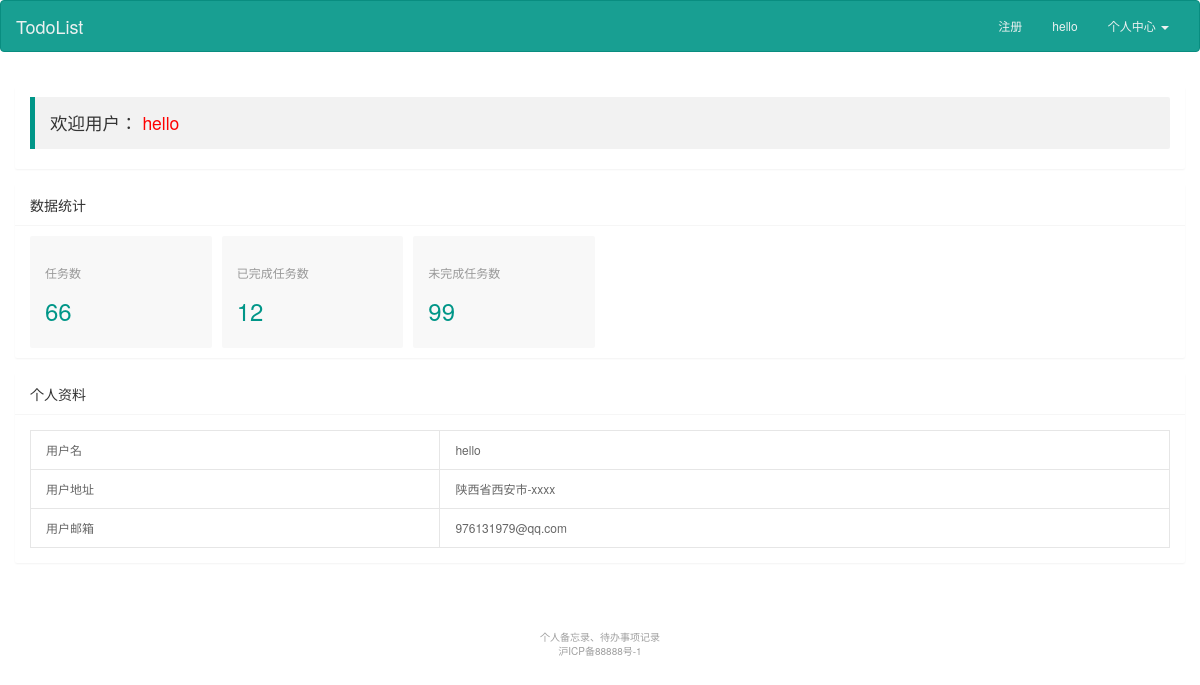
The app's page /user/1 (signed in) with its own data.
### app/models.py (models this page shows, shortened)
class User(UserMixin, db.Model):
    __tablename__ = 'users'  # 自定义数据表的表名
    id = db.Column(db.Integer, primary_key=True, autoincrement=True)
    username = db.Column(db.String(100), unique=True, nullable=False)
    password_hash = db.Column(db.String(200), nullable=True)
    email = db.Column(db.String(50))
    phone = db.Column(db.String(20))
    confirmed = db.Column(db.Boolean, default=False)  # 账户是否已经确认
    name = db.Column(db.String(64))
    location = db.Column(db.String(64))  # 所在地
    about_me = db.Column(db.Text())  # 自我介绍
    create_time = db.Column(db.DateTime, default=datetime.utcnow)
    last_seen = db.Column(db.DateTime(), default=datetime.utcnow)
    role_id = db.Column(db.Integer, db.ForeignKey('roles.id'))
    todos = db.relationship('Todo', backref='user')
    categories = db.relationship('Category', backref='user')
    @property
    def password(self):
        raise AttributeError('password is not a readable attribute')

### app/user/views.py (the view)
@user.route('/user/<id>')
@login_required
def get_user(id):
    user = User.query.filter_by(id=id).first()
    if user is None:
        abort(404)  # 抛出一个404异常
    else:
        return render_template('user/user.html', user=user)

### app/auth/views.py (called while the page is built)
@auth.before_app_request
def before_request():
    if current_user.is_authenticated \
            and not current_user.confirmed \
            and request.endpoint[:5] != 'auth.' \
            and request.endpoint != 'static':
        return redirect(url_for('auth.unconfirmed'))

### app/models.py (called while the page is built)
@login_manager.user_loader
def load_user(user_id):
    return User.query.get(int(user_id))

### app/templates/user/user.html (shortened to what this page needs)
<!DOCTYPE html>
<html class="x-admin-sm">
<head>
    <link rel="stylesheet" href="{{ url_for('static',filename='css/font.css') }}">
    <link rel="stylesheet" href="{{ url_for('static',filename='css/xadmin.css') }}">
    <link href="https://cdn.jsdelivr.net/npm/bootstrap@3.3.7/dist/css/bootstrap.min.css" rel="stylesheet">
    <link href="/static/css/todo.css" rel="stylesheet">
</head>
<body>
<nav class="navbar navbar-default">
    <div class="container-fluid">
        <div class="navbar-header">
            <a class="navbar-brand" href="{{ url_for('auth.index') }}">TodoList</a>
        </div>
        <div class="collapse navbar-collapse" id="bs-example-navbar-collapse-1">
            <ul class="nav navbar-nav navbar-right">
                <li><a href="{{ url_for('auth.register') }}">注册</a></li>
                {% if current_user.is_authenticated %}
                    <li><a href="{{ url_for('todo.list') }}">{{ current_user.username }}</a>
                    </li>
                    <li class="dropdown">
                        <a href="#" class="dropdown-toggle" data-toggle="dropdown" role="button"
                           aria-haspopup="true" aria-expanded="false">个人中心 <span class="caret"></span></a>
                    </li>
                {% else %}
                    <li><a href="{{ url_for('auth.login') }}">登录</a></li>
                {% endif %}
            </ul>
        </div>
    </div>
</nav>
<div class="layui-fluid">
    <div class="layui-row layui-col-space15">
        <div class="layui-col-md12">
            <div class="layui-card">
                <div class="layui-card-body ">
                    <blockquote class="layui-elem-quote">欢迎用户：
                        <span class="x-red">{{ current_user.username }}</span>
                    </blockquote>
                </div>
            </div>
        </div>
        <div class="layui-col-md12">
            <div class="layui-card">
                <div class="layui-card-header">数据统计</div>
                <div class="layui-card-body ">
                    <ul class="layui-row layui-col-space10 layui-this x-admin-carousel x-admin-backlog">
                        <li class="layui-col-md2 layui-col-xs6">
                            <a href="javascript:;" class="x-admin-backlog-body">
                                <h3>任务数</h3>
                                <p>
                                    <cite>66</cite></p>
                            </a>
                        </li>
                        <li class="layui-col-md2 layui-col-xs6">
                            <a href="javascript:;" class="x-admin-backlog-body">
                                <h3>已完成任务数</h3>
                                <p>
                                    <cite>12</cite></p>
                            </a>
                        </li>
                        <li class="layui-col-md2 layui-col-xs6">
                            <a href="javascript:;" class="x-admin-backlog-body">
                                <h3>未完成任务数</h3>
                                <p>
                                    <cite>99</cite></p>
                            </a>
                        </li>
                    </ul>
                </div>
            </div>
        </div>
        <div class="layui-col-md12">
            <div class="layui-card">
                <div class="layui-card-header">个人资料</div>
                <div class="layui-card-body ">
                    <table class="layui-table">
                        <tbody>
                        <tr>
                            <th>用户名</th>
                            <td>{{ current_user.username }}</td>
                        </tr>
                        <tr>
                            <th>用户地址</th>
                            <td>
                                {{ current_user.location }}
                            </td>
                        </tr>
                        <tr>
                            <th>用户邮箱</th>
                            <td>
                                {{ current_user.email }}
                            </td>
                        </tr>
                        </tbody>
                    </table>
                </div>
            </div>
        </div>
    </div>
</div>
<br/>
<br/>
<br/>
<footer class="text-center index-footer">
    个人备忘录、待办事项记录<br/>
    沪ICP备88888号-1
</footer>
</body>
</html>
</body>
</html>

### app/static/css/xadmin.css (style rules this page uses)
* { margin: 0px; padding: 0px; font-family: "Helvetica Neue", Helvetica, Arial, sans-serif; }
a { text-decoration: none; }
html { width: 100%; height: 100%; overflow-x:hidden; overflow-y:auto; }
body { width: 100%; min-height: 100%; background: #f1f1f1; }
.x-red { color: red; }
.layui-fluid { padding:15px; }
.x-admin-carousel,.layui-carousel,.x-admin-carousel>[carousel-item]>* { background-color:#fff }
.x-admin-backlog .x-admin-backlog-body { display:block; padding:10px 15px; background-color:#f8f8f8; color:#999; border-radius:2px; transition:all .3s; -webkit-transition:all .3s }
.x-admin-backlog-body h3 { padding-bottom:10px; font-size:12px }
.x-admin-backlog-body p cite { font-style:normal; font-size:30px; font-weight:300; color:#009688 }
.layui-table td, .layui-table th { min-width: 80px; }
table th, table td { word-break: break-all; }
.x-admin-sm { font-size: 12px; }
.x-admin-sm body { font-size: 12px; }
.x-admin-sm .layui-table td, .x-admin-sm .layui-table th { font-size: 12px; }
.x-admin-sm .x-admin-backlog-body p cite { font-size: 24px; }

### app/static/css/todo.css (style rules this page uses)
.index-footer { font-size: x-small; color: #9F9F9F; }
.navbar-default { background-color: #189f92; border-color: #098d80; }
.navbar-default .navbar-brand { color: #ecf1f1; }
.navbar-default .navbar-nav > li > a { color: #ecf1f1; }
.navbar-default .navbar-collapse, .navbar-default .navbar-form { border-color: #ecf1f1; }

### records on screen
User: username "hello", location "陕西省西安市-xxxx", email "976131979@qq.com"
